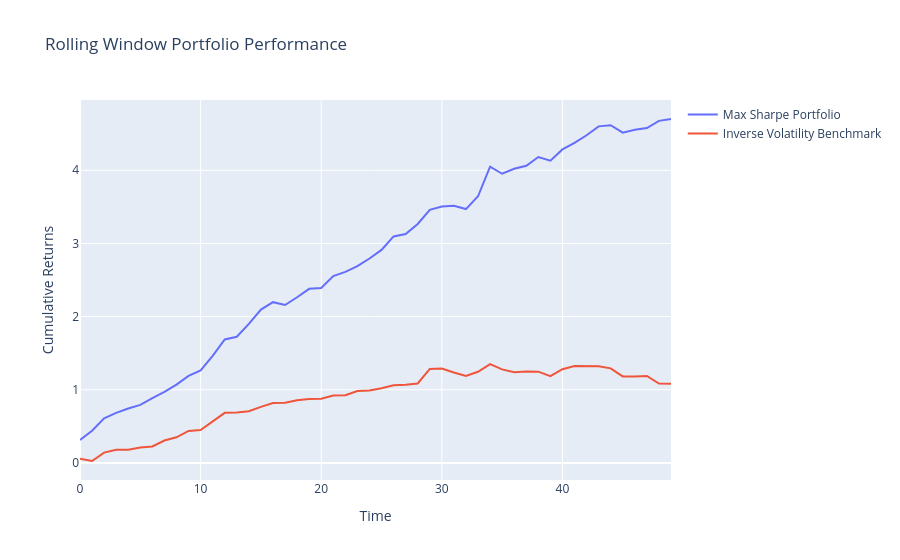

Source (notebook cell):
### Code cell
# Plot the cumulative returns for the rolling window strategy
fig = go.Figure()

# Aggregate cumulative returns for plotting
agg_cumulative_returns_model = np.sum([cr[0] for cr in cumulative_returns], axis=0)
agg_cumulative_returns_bench = np.sum([cr[1] for cr in cumulative_returns], axis=0)

# Add traces to the plot
fig.add_trace(go.Scatter(x=np.arange(len(agg_cumulative_returns_model)), y=agg_cumulative_returns_model, mode='lines', name='Max Sharpe Portfolio'))
fig.add_trace(go.Scatter(x=np.arange(len(agg_cumulative_returns_bench)), y=agg_cumulative_returns_bench, mode='lines', name='Inverse Volatility Benchmark'))

fig.update_layout(title="Rolling Window Portfolio Performance", xaxis_title="Time", yaxis_title="Cumulative Returns")
pio.show(fig)

### Figure 1 — Plotly figure (JSON) as saved in the notebook; plotly's stock layout.template omitted (floating-point values rounded to 4 significant figures)
{"data": [{"mode": "lines", "name": "Max Sharpe Portfolio", "type": "scatter", "x": [0, 1, 2, 3, 4, 5, 6, 7, 8, 9, 10, 11, 12, 13, 14, 15, 16, 17, 18, 19, 20, 21, 22, 23, 24, 25, 26, 27, 28, 29, 30, 31, 32, 33, 34, 35, 36, 37, 38, 39, 40, 41, 42, 43, 44, 45, 46, 47, 48, 49], "y": [0.3127, 0.4402, 0.609, 0.6835, 0.7446, 0.7925, 0.8852, 0.9716, 1.07, 1.189, 1.265, 1.464, 1.687, 1.724, 1.9, 2.096, 2.197, 2.158, 2.265, 2.38, 2.39, 2.553, 2.611, 2.69, 2.795, 2.912, 3.096, 3.129, 3.267, 3.46, 3.504, 3.515, 3.47, 3.645, 4.049, 3.953, 4.021, 4.062, 4.181, 4.131, 4.285, 4.376, 4.479, 4.6, 4.616, 4.514, 4.554, 4.578, 4.676, 4.701]}, {"mode": "lines", "name": "Inverse Volatility Benchmark", "type": "scatter", "x": [0, 1, 2, 3, 4, 5, 6, 7, 8, 9, 10, 11, 12, 13, 14, 15, 16, 17, 18, 19, 20, 21, 22, 23, 24, 25, 26, 27, 28, 29, 30, 31, 32, 33, 34, 35, 36, 37, 38, 39, 40, 41, 42, 43, 44, 45, 46, 47, 48, 49], "y": [0.0582, 0.0261, 0.1412, 0.1802, 0.1815, 0.2105, 0.2253, 0.3065, 0.3504, 0.4367, 0.4485, 0.5697, 0.6842, 0.6891, 0.7053, 0.7659, 0.8195, 0.8216, 0.8562, 0.8739, 0.8778, 0.9221, 0.9243, 0.9838, 0.9912, 1.022, 1.061, 1.068, 1.086, 1.285, 1.291, 1.237, 1.19, 1.246, 1.349, 1.278, 1.24, 1.251, 1.247, 1.185, 1.282, 1.325, 1.326, 1.321, 1.292, 1.183, 1.182, 1.189, 1.084, 1.083]}], "layout": {"autosize": true, "title": {"text": "Rolling Window Portfolio Performance"}, "xaxis": {"autorange": true, "range": [0, 49], "title": {"text": "Time"}, "type": "linear"}, "yaxis": {"autorange": true, "range": [-0.2336, 4.961], "title": {"text": "Cumulative Returns"}, "type": "linear"}}}
